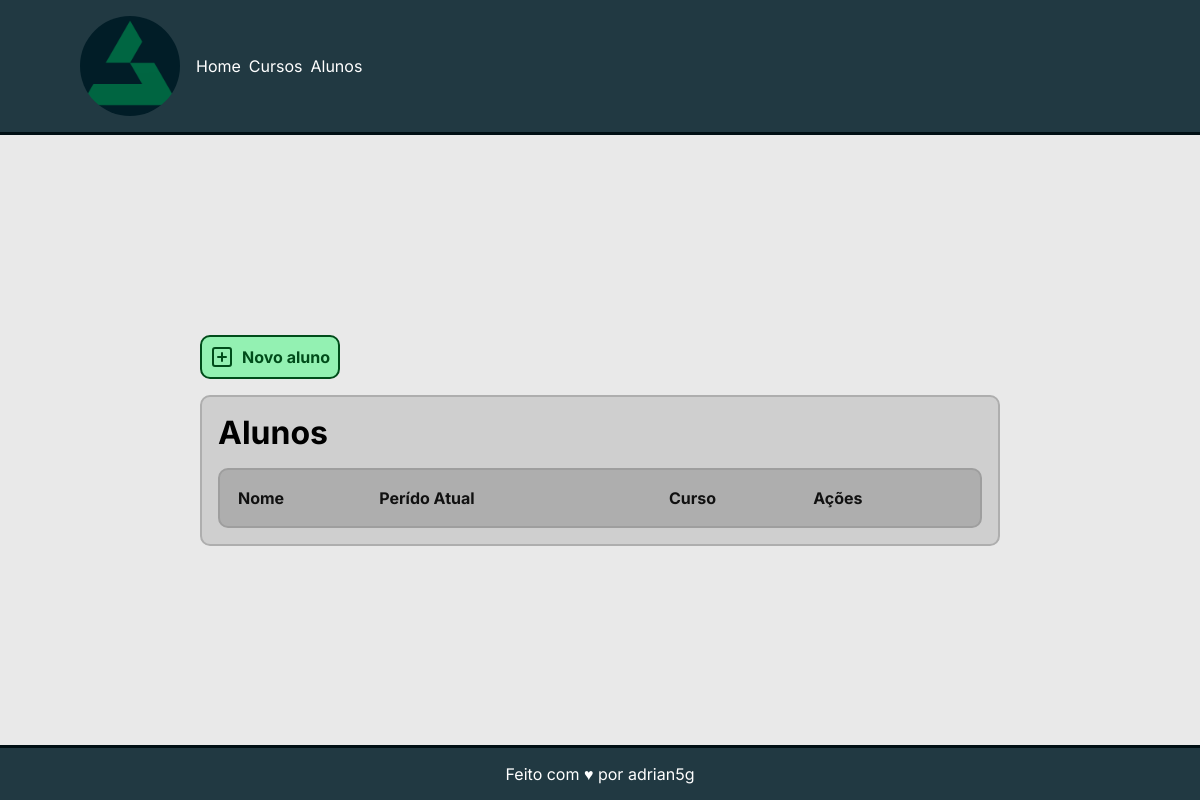
The app's page /listar_alunos/, older data.
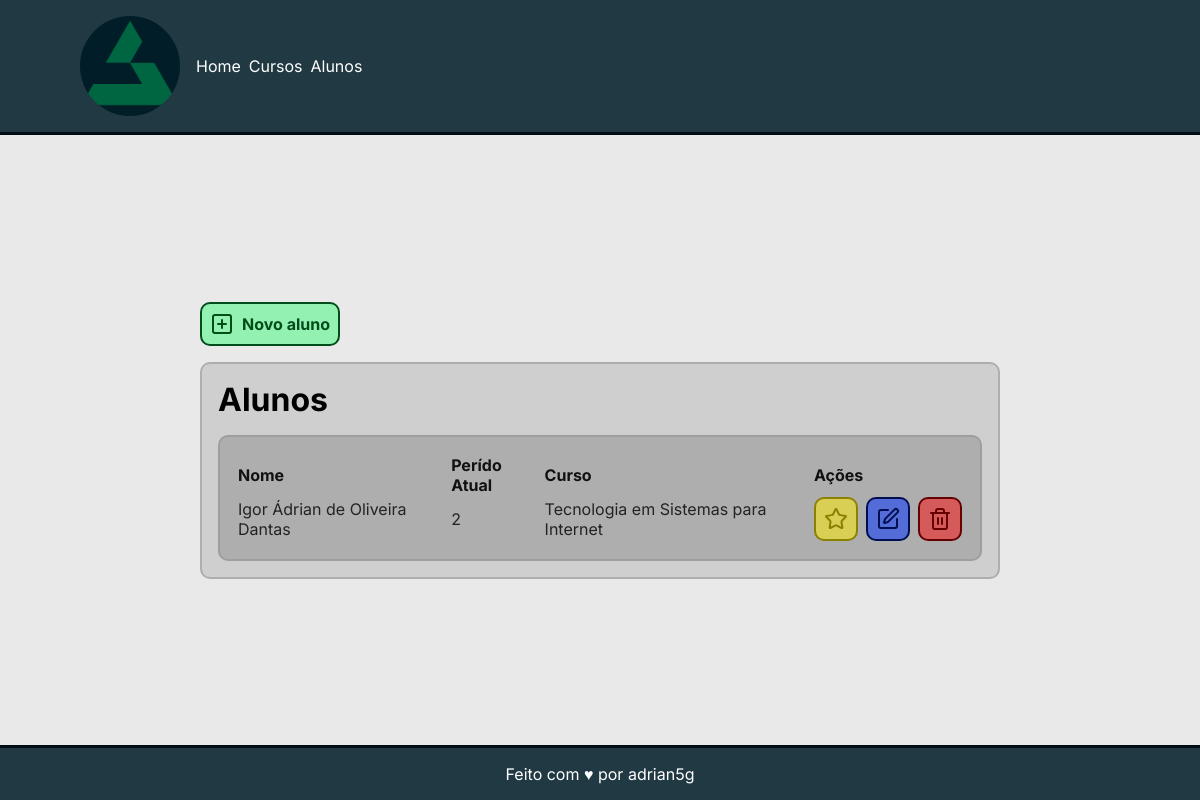
The same page, newer data.
### core/models.py (models this page shows, shortened)
class Aluno(models.Model):
    nome = models.CharField('Nome', max_length=300)
    periodo_atual = models.IntegerField('Perído Atual')
    curso = models.ForeignKey(Curso, on_delete=models.CASCADE)

class Curso(models.Model):
    nome = models.CharField('Nome', max_length=300)
    vagas = models.IntegerField('Vagas')
    periodos = models.IntegerField('Perídos')
    def __str__(self):
        return self.nome

### core/views.py (the view)
# urls.py: path('listar_alunos/', listar_alunos, name='listar_alunos'),
def listar_alunos(request):
    alunos = Aluno.objects.all()
    context = {
        'alunos': alunos
    }
    return render(request, 'alunos/listar_alunos.html', context)

### core/templates/alunos/listar_alunos.html
{% extends 'base.html' %} {% block conteudo %}
<div class="container">
  <div class="botoes">
    <a class="btn" href="{% url 'cadastrar_aluno' %}">
      <i data-lucide="square-plus"></i>
      <p>Novo aluno</p>
    </a>
  </div>
  <div class="quadro">
    <h1>Alunos</h1>
    <table>
      <tr>
        <th>Nome</th>
        <th>Perído Atual</th>
        <th>Curso</th>
        <th>Ações</th>
      </tr>
      {% for aluno in alunos %}
      <tr>
        <td><p>{{aluno.nome}}</p></td>
        <td><p>{{aluno.periodo_atual}}</p></td>
        <td><p>{{aluno.curso}}</p></td>
        <td>
          <div>
            <a class="btn btn--yellow" href="{% url 'listar_notas' aluno.id aluno.periodo_atual %}">
              <i data-lucide="star"></i>
            </a>
            <a class="btn btn--blue" href="{% url 'editar_aluno' aluno.id %}">
              <i data-lucide="square-pen"></i>
            </a>
            <a class="btn btn--red" href="{% url 'remover_aluno' aluno.id %}">
              <i data-lucide="trash-2"></i>
            </a>
          </div>
        </td>
      </tr>
      {% endfor %}
    </table>
  </div>
</div>
{% endblock %}

Row changes from the older to the newer data that the page shows:
added Aluno: nome "Igor Ádrian de Oliveira Dantas", periodo_atual "2", curso "Tecnologia em Sistemas para Internet"
